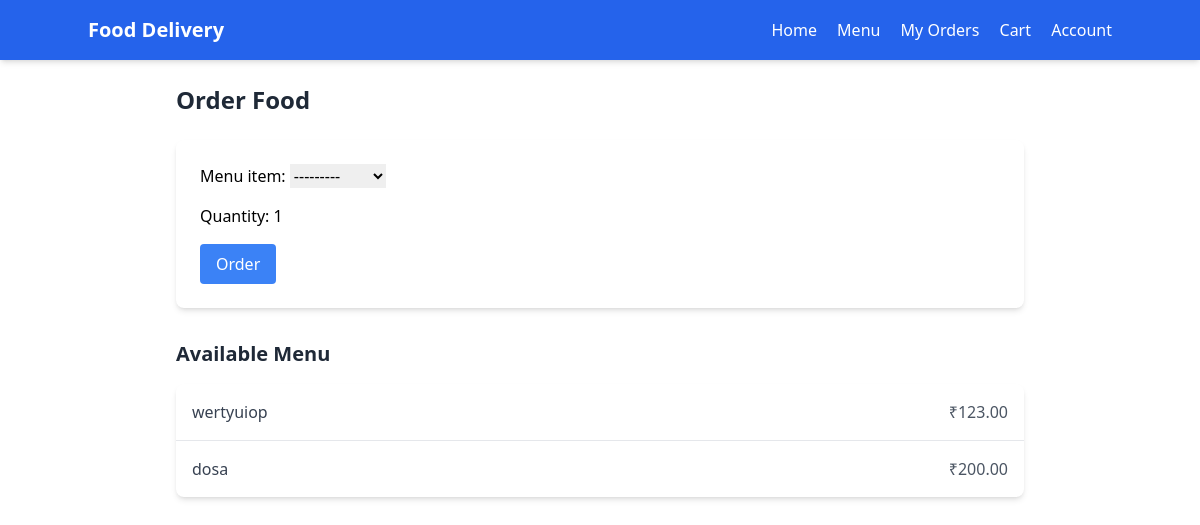
The page /order/ (signed in) on the database as committed earlier.
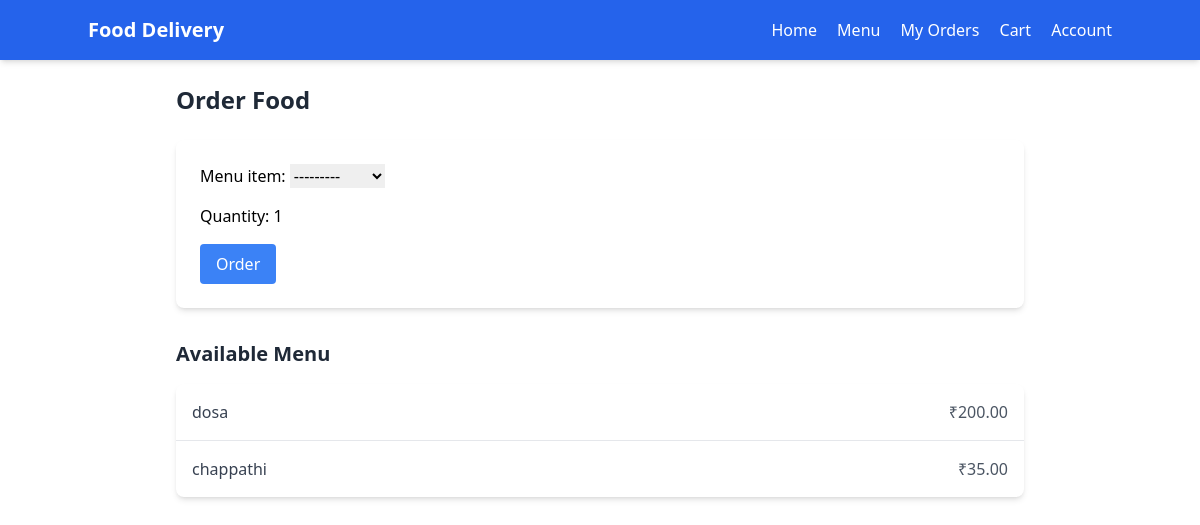
The same page on the database as committed later.
### feast/models.py (models this page shows)
class Menu(models.Model):
    CATEGORY_CHOICES = [
        ('breakfast', 'Breakfast'),
        ('lunch', 'Lunch'),
        ('snacks', 'Snacks'),
        ('dinner', 'Dinner'),
    ]
    name = models.CharField(max_length=100)
    description = models.TextField(blank=True, null=True)
    price = models.DecimalField(max_digits=6, decimal_places=2)
    category = models.CharField(max_length=10, choices=CATEGORY_CHOICES)
    available = models.BooleanField(default=True)
    created_at = models.DateTimeField(auto_now_add=True)
    def __str__(self):
        return self.name

### feast/views.py (the view)
# urls.py: path('order/', order_food, name='order_food'),
@login_required
def order_food(request):
    if request.method == 'POST':
        form = OrderForm(request.POST)
        if form.is_valid():
            order = form.save(commit=False)
            order.student = request.user  # Assign the logged-in student
            order.total_price = order.menu_item.price * order.quantity  # Calculate total cost
            order.save()
            return redirect('view_orders')  # Redirect to the orders page
    else:
        form = OrderForm()
    menu_items = Menu.objects.all()
    return render(request, 'order_food.html', {'form': form, 'menu_items': menu_items})

### feast/forms.py
class OrderForm(forms.ModelForm):
    class Meta:
        model = Order
        fields = ['menu_item', 'quantity']

### templates/order_food.html (shortened to what this page needs)
<!DOCTYPE html>
<html lang="en">
<head>
    <script src="https://cdn.tailwindcss.com"></script>
</head>
<body>
<nav class="bg-blue-600 p-4 shadow-md">
    <div class="container mx-auto flex justify-between items-center">
      <div class="text-white font-bold text-xl">Food Delivery</div>
      <div class="space-x-4">
        <a href="#" class="text-white hover:text-blue-200">Home</a>
        <a href="#" class="text-white hover:text-blue-200">Menu</a>
        <a href="#" class="text-white hover:text-blue-200">My Orders</a>
        <a href="#" class="text-white hover:text-blue-200">Cart</a>
        <a href="#" class="text-white hover:text-blue-200">Account</a>
      </div>
    </div>
  </nav>
  {% block content %}
  <div class="max-w-4xl mx-auto p-6">
    <h2 class="text-2xl font-bold text-gray-800 mb-6">Order Food</h2>
    <form method="post" class="bg-white shadow-md rounded-lg p-6 mb-6">
      <div class="space-y-4">
        {{ form.as_p|safe }}
      </div>
      <button type="submit" class="mt-4 bg-blue-500 hover:bg-blue-600 text-white font-medium px-4 py-2 rounded transition duration-200">Order</button>
    </form>
    <h3 class="text-xl font-bold text-gray-800 mt-8 mb-4">Available Menu</h3>
    <ul class="bg-white shadow-md rounded-lg divide-y divide-gray-200">
      {% for item in menu_items %}
        <li class="p-4 flex justify-between items-center hover:bg-gray-50">
          <span class="font-medium text-gray-700">{{ item.name }}</span>
          <span class="text-gray-600">₹{{ item.price }}</span>
        </li>
      {% endfor %}
    </ul>
  </div>
  {% endblock %}
</body>
</html>

Rows that differ between the two databases and show on the page:
removed Menu: name "wertyuiop", price "123.00"
added Menu: name "chappathi", price "35.00"
